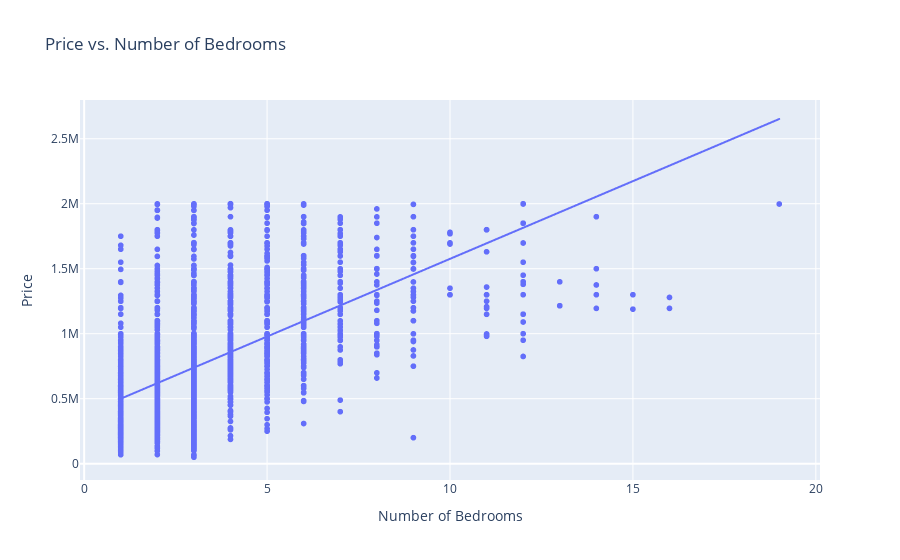
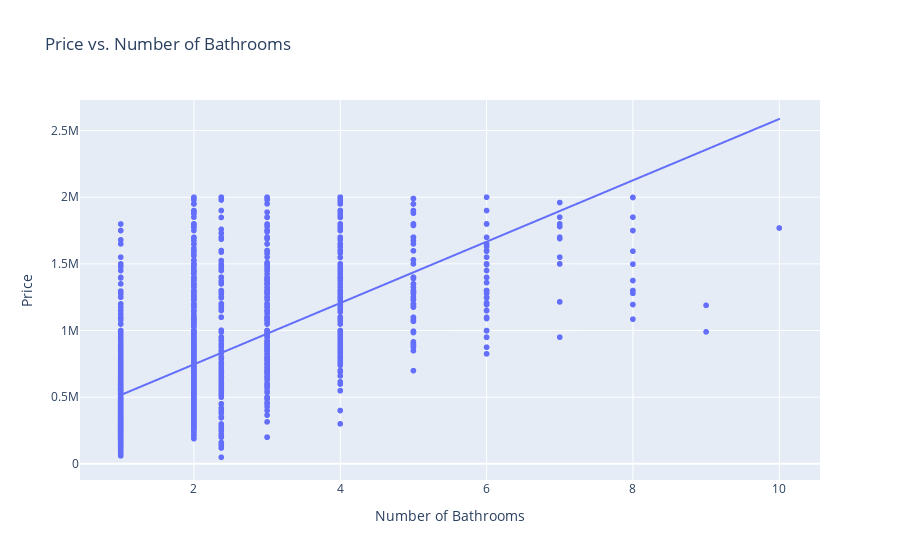

These figures' notebook cell, in order:
### Code cell
import plotly.express as px

fig1 = px.scatter(df_normal, x='BEDS', y='PRICE', 
                  trendline='ols', 
                  labels={'PRICE': 'Price', 'BEDS': 'Number of Bedrooms'},
                  title='Price vs. Number of Bedrooms')
fig1.show()

fig2 = px.scatter(df_normal, x='BATH', y='PRICE', 
                  trendline='ols', 
                  labels={'PRICE': 'Price', 'BATH': 'Number of Bathrooms'},
                  title='Price vs. Number of Bathrooms')
fig2.show()

### Figure 1 — Plotly figure (JSON) as saved in the notebook; plotly's stock layout.template omitted (floating-point values rounded to 4 significant figures; data arrays with more than 128 entries replaced by an {"elided": "..."} marker saying what was removed)
{"data": [{"hovertemplate": "Number of Bedrooms=%{x}<br>Price=%{y}<extra></extra>", "legendgroup": "", "marker": {"color": "#636efa", "symbol": "circle"}, "mode": "markers", "name": "", "showlegend": false, "type": "scattergl", "x": {"elided": "3478 int values"}, "xaxis": "x", "y": {"elided": "3478 int values"}, "yaxis": "y"}, {"hovertemplate": "<b>OLS trendline</b><br>PRICE = 119554 * BEDS + 380406<br>R<sup>2</sup>=0.303326<br><br>Number of Bedrooms=%{x}<br>Price=%{y} <b>(trend)</b><extra></extra>", "legendgroup": "", "marker": {"color": "#636efa", "symbol": "circle"}, "mode": "lines", "name": "", "showlegend": false, "type": "scattergl", "x": {"elided": "3478 int values"}, "xaxis": "x", "y": {"elided": "3478 float values"}, "yaxis": "y"}], "layout": {"legend": {"tracegroupgap": 0}, "title": {"text": "Price vs. Number of Bedrooms"}, "xaxis": {"anchor": "y", "domain": [0, 1], "title": {"text": "Number of Bedrooms"}}, "yaxis": {"anchor": "x", "domain": [0, 1], "title": {"text": "Price"}}}}

### Figure 2 — Plotly figure (JSON) as saved in the notebook; plotly's stock layout.template omitted (floating-point values rounded to 4 significant figures; data arrays with more than 128 entries replaced by an {"elided": "..."} marker saying what was removed)
{"data": [{"hovertemplate": "Number of Bathrooms=%{x}<br>Price=%{y}<extra></extra>", "legendgroup": "", "marker": {"color": "#636efa", "symbol": "circle"}, "mode": "markers", "name": "", "showlegend": false, "type": "scattergl", "x": {"elided": "3478 float values"}, "xaxis": "x", "y": {"elided": "3478 int values"}, "yaxis": "y"}, {"hovertemplate": "<b>OLS trendline</b><br>PRICE = 230049 * BATH + 286062<br>R<sup>2</sup>=0.392654<br><br>Number of Bathrooms=%{x}<br>Price=%{y} <b>(trend)</b><extra></extra>", "legendgroup": "", "marker": {"color": "#636efa", "symbol": "circle"}, "mode": "lines", "name": "", "showlegend": false, "type": "scattergl", "x": {"elided": "3478 float values"}, "xaxis": "x", "y": {"elided": "3478 float values"}, "yaxis": "y"}], "layout": {"legend": {"tracegroupgap": 0}, "title": {"text": "Price vs. Number of Bathrooms"}, "xaxis": {"anchor": "y", "domain": [0, 1], "title": {"text": "Number of Bathrooms"}}, "yaxis": {"anchor": "x", "domain": [0, 1], "title": {"text": "Price"}}}}
